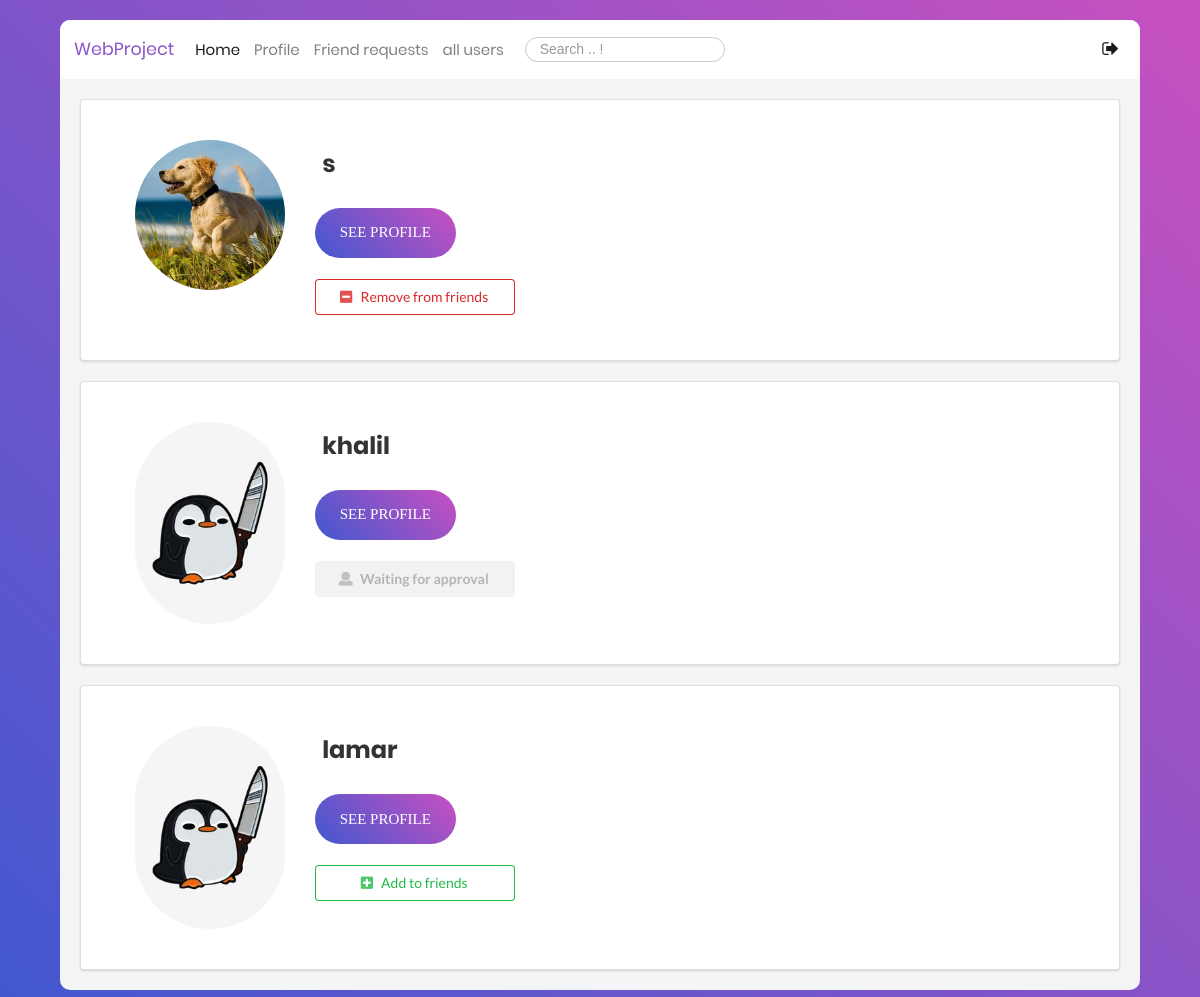
Page /all-profiles/ (signed in) on the earlier database version.
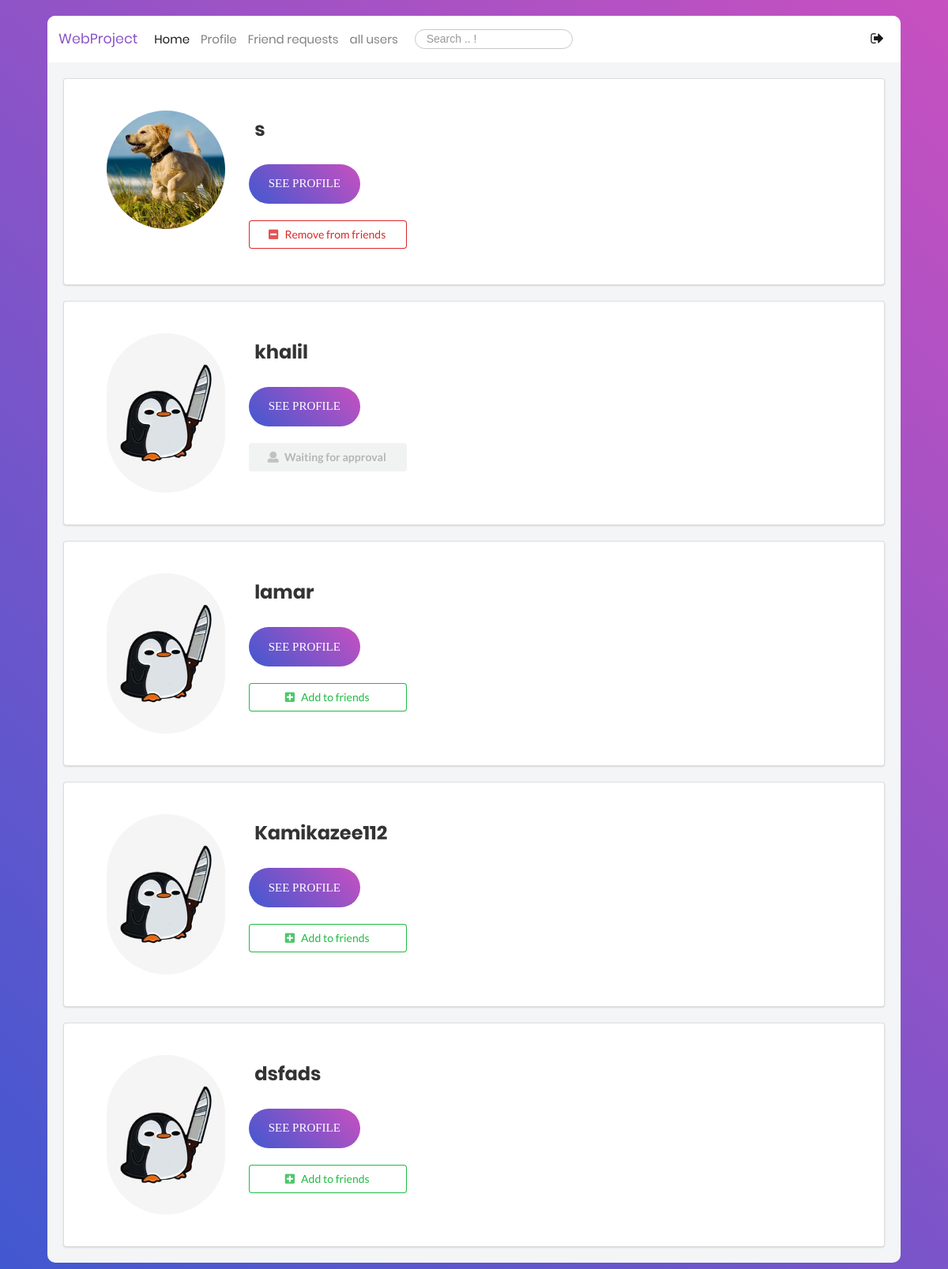
Same page on the later database version.
### users/models.py (models this page shows, shortened)
class Profile(models.Model):
    user = models.OneToOneField(User, on_delete=models.CASCADE)
    image = models.ImageField(default='default.jpg', upload_to='profile_pics')
    bgimage = models.ImageField(default='default.jpg', upload_to='bg_pics')
    friends = models.ManyToManyField(User, blank=True, related_name='friends')
    slug = models.SlugField(unique=True,default=uuid.uuid1)
    forget_password_token= models.CharField(max_length=100)
    updated = models.DateTimeField( auto_now=True)
    created = models.DateTimeField( auto_now_add=True)
    objects = ProfileManager()
    def get_absolute_url(self):
        return reverse("profile-detail-view", kwargs={"slug": self.slug})

### users/views.py (the view)
# urls.py: path('all-profiles/', views.ProfileListView.as_view(), name="all-profiles-view"),
class ProfileListView(ListView):
    model = Profile
    template_name = "users/profile_list.html"
    context_object_name = "qs"
    def get_queryset(self):
        qs = Profile.objects.get_all_profiles(self.request.user)
        return qs
    def get_context_data(self, **kwargs):
        context = super().get_context_data(**kwargs)
        user = User.objects.get(username__iexact=self.request.user)
        profile = Profile.objects.get(user=user)
        rel_r = Relationship.objects.filter(sender=profile)
        rel_s = Relationship.objects.filter(receiver=profile)
        rel_receiver = []
        rel_sender = []
        for item in rel_r:
            rel_receiver.append(item.receiver.user)
        for item in rel_s:
            rel_sender.append(item.sender.user)
        context["rel_receiver"] = rel_receiver
        context["rel_sender"] = rel_sender
        context["is_empty"] = False
        if len(self.get_queryset()) == 0:
            context["is_empty"] = True
        return context

### users/models.py (called while the page is built)
    def get_all_profiles(self, me):
        profiles = Profile.objects.all().exclude(user=me)
        return profiles

### users/templates/users/profile_list.html (shortened to what this page needs)
{% extends 'blog/base.html' %}
{% block content %}
    {% for obj in qs %}
        <div class="ui segment" style="margin:20px">
            <div class="ui grid" >
                <div class="row" style="padding: 20px;margin:20px">
                    <div class="three wide column">
                        <img class="ui small circular image" src="{{obj.image.url}}">
                    </div>
                    <div class="thirteen wide column" >
                        <span class="login100-form-title animated" style="display: inline;   padding-left: 1%;  line-height: 2;">
						{{obj.user}}
					</span>
                        <div class="container-login100-form-btn" style="justify-content: left;">
                             <a href="{{obj.get_absolute_url}}">
                            <button class="login100-form-btn">
                                See profile
                            </button></a>
                        </div>
                        <br>
                        {% if obj.user not in rel_receiver and obj.user not in rel_sender %}
                            <form action=" {% url 'send-invite' %} " method="POST">
                                <button type="submit" class="ui positive basic button mb-5 w-big"><i class="plus square icon"></i>Add to friends</button>
                            </form>
                         {% endif %}
                        {% if obj.user in rel_receiver and request.user not in obj.friends.all %}
                            <button class="ui disabled button mb-5 w-big"><i class="user icon"></i>Waiting for approval</button>
                        {% endif %}
                        {% if request.user in obj.friends.all %}
                        <form action="{% url 'remove-friend' %}" method="POST">
                            <button type="submit" class="ui negative basic button mb-5 w-big"><i class="minus square icon"></i>Remove from friends</button>
                        </form>
                        {% endif %}
                    </div>
                </div>
            </div>
        </div>
    {% endfor %}
{% endblock content %}

Differences in the rows shown:
added Profile: image (placeholder picture), user "Kamikazee112"
added Profile: image (placeholder picture), user "dsfads"
